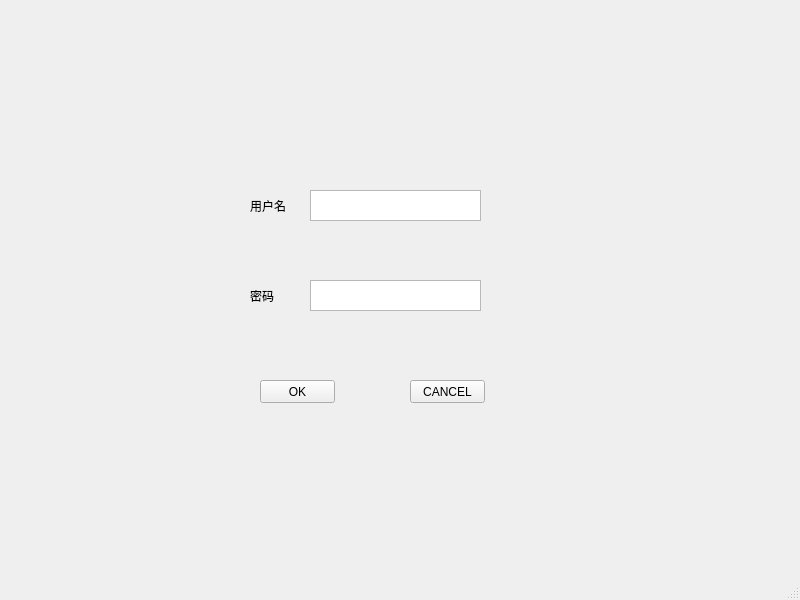
<?xml version="1.0" encoding="UTF-8"?>
<ui version="4.0">
 <class>LogIn</class>
 <widget class="QMainWindow" name="LogIn">
  <property name="geometry">
   <rect>
    <x>0</x>
    <y>0</y>
    <width>800</width>
    <height>600</height>
   </rect>
  </property>
  <property name="windowTitle">
   <string>MainWindow</string>
  </property>
  <widget class="QWidget" name="centralwidget">
   <widget class="QTextEdit" name="usrNameText">
    <property name="geometry">
     <rect>
      <x>310</x>
      <y>190</y>
      <width>171</width>
      <height>31</height>
     </rect>
    </property>
   </widget>
   <widget class="QTextEdit" name="passwordText">
    <property name="geometry">
     <rect>
      <x>310</x>
      <y>280</y>
      <width>171</width>
      <height>31</height>
     </rect>
    </property>
   </widget>
   <widget class="QLabel" name="usrNameLabel">
    <property name="geometry">
     <rect>
      <x>250</x>
      <y>200</y>
      <width>54</width>
      <height>12</height>
     </rect>
    </property>
    <property name="text">
     <string>用户名</string>
    </property>
   </widget>
   <widget class="QLabel" name="passwordLabel">
    <property name="geometry">
     <rect>
      <x>250</x>
      <y>290</y>
      <width>54</width>
      <height>12</height>
     </rect>
    </property>
    <property name="text">
     <string>密码</string>
    </property>
   </widget>
   <widget class="QPushButton" name="okButton">
    <property name="geometry">
     <rect>
      <x>260</x>
      <y>380</y>
      <width>75</width>
      <height>23</height>
     </rect>
    </property>
    <property name="text">
     <string>OK</string>
    </property>
   </widget>
   <widget class="QPushButton" name="cancelButton">
    <property name="geometry">
     <rect>
      <x>410</x>
      <y>380</y>
      <width>75</width>
      <height>23</height>
     </rect>
    </property>
    <property name="text">
     <string>CANCEL</string>
    </property>
   </widget>
  </widget>
  <widget class="QMenuBar" name="menubar">
   <property name="geometry">
    <rect>
     <x>0</x>
     <y>0</y>
     <width>800</width>
     <height>23</height>
    </rect>
   </property>
  </widget>
  <widget class="QStatusBar" name="statusbar"/>
 </widget>
 <resources/>
 <connections/>
</ui>
